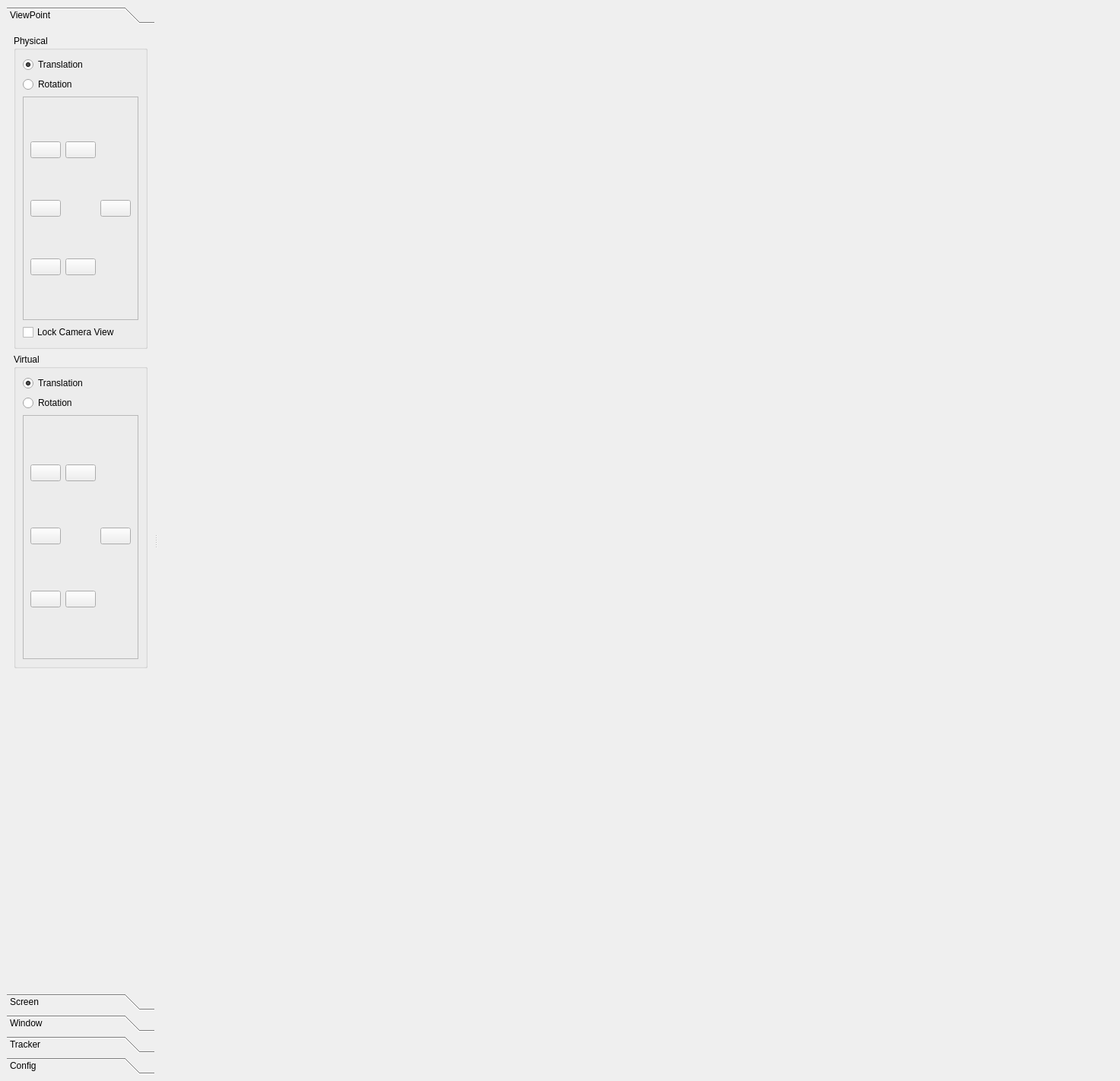
<?xml version="1.0" encoding="UTF-8"?>
<ui version="4.0">
 <class>raaOctaveToolInterfaceQt</class>
 <widget class="QMainWindow" name="raaOctaveToolInterfaceQt">
  <property name="geometry">
   <rect>
    <x>0</x>
    <y>0</y>
    <width>1473</width>
    <height>1422</height>
   </rect>
  </property>
  <property name="windowTitle">
   <string>MainWindow</string>
  </property>
  <widget class="QWidget" name="centralwidget">
   <layout class="QHBoxLayout" name="horizontalLayout">
    <item>
     <widget class="QSplitter" name="splitter">
      <property name="orientation">
       <enum>Qt::Horizontal</enum>
      </property>
      <widget class="QToolBox" name="toolBox">
       <property name="sizePolicy">
        <sizepolicy hsizetype="MinimumExpanding" vsizetype="Expanding">
         <horstretch>0</horstretch>
         <verstretch>0</verstretch>
        </sizepolicy>
       </property>
       <property name="minimumSize">
        <size>
         <width>0</width>
         <height>0</height>
        </size>
       </property>
       <property name="currentIndex">
        <number>0</number>
       </property>
       <widget class="QWidget" name="page">
        <property name="geometry">
         <rect>
          <x>0</x>
          <y>0</y>
          <width>282</width>
          <height>1187</height>
         </rect>
        </property>
        <attribute name="label">
         <string>ViewPoint</string>
        </attribute>
        <layout class="QVBoxLayout" name="verticalLayout">
         <item>
          <widget class="QGroupBox" name="groupBox">
           <property name="sizePolicy">
            <sizepolicy hsizetype="MinimumExpanding" vsizetype="MinimumExpanding">
             <horstretch>0</horstretch>
             <verstretch>0</verstretch>
            </sizepolicy>
           </property>
           <property name="title">
            <string>Physical</string>
           </property>
           <layout class="QVBoxLayout" name="verticalLayout_3">
            <item>
             <widget class="QRadioButton" name="physical_translation_radio">
              <property name="text">
               <string>Translation</string>
              </property>
              <property name="checkable">
               <bool>true</bool>
              </property>
              <property name="checked">
               <bool>true</bool>
              </property>
             </widget>
            </item>
            <item>
             <widget class="QRadioButton" name="physical_rotation_radio">
              <property name="text">
               <string>Rotation</string>
              </property>
             </widget>
            </item>
            <item>
             <widget class="QFrame" name="frame">
              <property name="sizePolicy">
               <sizepolicy hsizetype="MinimumExpanding" vsizetype="MinimumExpanding">
                <horstretch>0</horstretch>
                <verstretch>0</verstretch>
               </sizepolicy>
              </property>
              <property name="frameShape">
               <enum>QFrame::StyledPanel</enum>
              </property>
              <property name="frameShadow">
               <enum>QFrame::Raised</enum>
              </property>
              <layout class="QGridLayout" name="gridLayout">
               <item row="0" column="0">
                <widget class="QPushButton" name="physical_zup_button">
                 <property name="sizePolicy">
                  <sizepolicy hsizetype="Fixed" vsizetype="Fixed">
                   <horstretch>0</horstretch>
                   <verstretch>0</verstretch>
                  </sizepolicy>
                 </property>
                 <property name="text">
                  <string/>
                 </property>
                </widget>
               </item>
               <item row="0" column="1">
                <widget class="QPushButton" name="physical_yup_button">
                 <property name="sizePolicy">
                  <sizepolicy hsizetype="Fixed" vsizetype="Fixed">
                   <horstretch>0</horstretch>
                   <verstretch>0</verstretch>
                  </sizepolicy>
                 </property>
                 <property name="text">
                  <string/>
                 </property>
                </widget>
               </item>
               <item row="1" column="0">
                <widget class="QPushButton" name="physical_xdown_button">
                 <property name="sizePolicy">
                  <sizepolicy hsizetype="Fixed" vsizetype="Fixed">
                   <horstretch>0</horstretch>
                   <verstretch>0</verstretch>
                  </sizepolicy>
                 </property>
                 <property name="text">
                  <string/>
                 </property>
                </widget>
               </item>
               <item row="1" column="2">
                <widget class="QPushButton" name="physical_xup_button">
                 <property name="sizePolicy">
                  <sizepolicy hsizetype="Fixed" vsizetype="Fixed">
                   <horstretch>0</horstretch>
                   <verstretch>0</verstretch>
                  </sizepolicy>
                 </property>
                 <property name="text">
                  <string/>
                 </property>
                </widget>
               </item>
               <item row="2" column="0">
                <widget class="QPushButton" name="physical_zdown_button">
                 <property name="sizePolicy">
                  <sizepolicy hsizetype="Fixed" vsizetype="Fixed">
                   <horstretch>0</horstretch>
                   <verstretch>0</verstretch>
                  </sizepolicy>
                 </property>
                 <property name="text">
                  <string/>
                 </property>
                </widget>
               </item>
               <item row="2" column="1">
                <widget class="QPushButton" name="physical_ydown_button">
                 <property name="sizePolicy">
                  <sizepolicy hsizetype="Fixed" vsizetype="Fixed">
                   <horstretch>0</horstretch>
                   <verstretch>0</verstretch>
                  </sizepolicy>
                 </property>
                 <property name="text">
                  <string/>
                 </property>
                </widget>
               </item>
              </layout>
             </widget>
            </item>
            <item>
             <widget class="QCheckBox" name="phy_lock_camera_check">
              <property name="text">
               <string>Lock Camera View</string>
              </property>
             </widget>
            </item>
           </layout>
          </widget>
         </item>
         <item>
          <widget class="QGroupBox" name="groupBox_2">
           <property name="sizePolicy">
            <sizepolicy hsizetype="MinimumExpanding" vsizetype="MinimumExpanding">
             <horstretch>0</horstretch>
             <verstretch>0</verstretch>
            </sizepolicy>
           </property>
           <property name="title">
            <string>Virtual</string>
           </property>
           <layout class="QVBoxLayout" name="verticalLayout_2">
            <item>
             <widget class="QRadioButton" name="virtual_translation_radio">
              <property name="text">
               <string>Translation</string>
              </property>
              <property name="checked">
               <bool>true</bool>
              </property>
             </widget>
            </item>
            <item>
             <widget class="QRadioButton" name="virtual_rotation_radio">
              <property name="text">
               <string>Rotation</string>
              </property>
             </widget>
            </item>
            <item>
             <widget class="QFrame" name="frame_2">
              <property name="sizePolicy">
               <sizepolicy hsizetype="MinimumExpanding" vsizetype="MinimumExpanding">
                <horstretch>0</horstretch>
                <verstretch>0</verstretch>
               </sizepolicy>
              </property>
              <property name="frameShape">
               <enum>QFrame::StyledPanel</enum>
              </property>
              <property name="frameShadow">
               <enum>QFrame::Raised</enum>
              </property>
              <layout class="QGridLayout" name="gridLayout_2">
               <item row="0" column="0">
                <widget class="QPushButton" name="virtual_zup_button">
                 <property name="sizePolicy">
                  <sizepolicy hsizetype="Fixed" vsizetype="Fixed">
                   <horstretch>0</horstretch>
                   <verstretch>0</verstretch>
                  </sizepolicy>
                 </property>
                 <property name="text">
                  <string/>
                 </property>
                </widget>
               </item>
               <item row="0" column="1">
                <widget class="QPushButton" name="virtual_yup_button">
                 <property name="sizePolicy">
                  <sizepolicy hsizetype="Fixed" vsizetype="Fixed">
                   <horstretch>0</horstretch>
                   <verstretch>0</verstretch>
                  </sizepolicy>
                 </property>
                 <property name="text">
                  <string/>
                 </property>
                </widget>
               </item>
               <item row="1" column="0">
                <widget class="QPushButton" name="virtual_xdown_button">
                 <property name="sizePolicy">
                  <sizepolicy hsizetype="Fixed" vsizetype="Fixed">
                   <horstretch>0</horstretch>
                   <verstretch>0</verstretch>
                  </sizepolicy>
                 </property>
                 <property name="text">
                  <string/>
                 </property>
                </widget>
               </item>
               <item row="1" column="2">
                <widget class="QPushButton" name="virtual_xup_button">
                 <property name="sizePolicy">
                  <sizepolicy hsizetype="Fixed" vsizetype="Fixed">
                   <horstretch>0</horstretch>
                   <verstretch>0</verstretch>
                  </sizepolicy>
                 </property>
                 <property name="text">
                  <string/>
                 </property>
                </widget>
               </item>
               <item row="2" column="0">
                <widget class="QPushButton" name="virtual_zdown_button">
                 <property name="sizePolicy">
                  <sizepolicy hsizetype="Fixed" vsizetype="Fixed">
                   <horstretch>0</horstretch>
                   <verstretch>0</verstretch>
                  </sizepolicy>
                 </property>
                 <property name="text">
                  <string/>
                 </property>
                </widget>
               </item>
               <item row="2" column="1">
                <widget class="QPushButton" name="virtual_ydown_button">
                 <property name="sizePolicy">
                  <sizepolicy hsizetype="Fixed" vsizetype="Fixed">
                   <horstretch>0</horstretch>
                   <verstretch>0</verstretch>
                  </sizepolicy>
                 </property>
                 <property name="text">
                  <string/>
                 </property>
                </widget>
               </item>
              </layout>
             </widget>
            </item>
           </layout>
          </widget>
         </item>
         <item>
          <spacer name="verticalSpacer">
           <property name="orientation">
            <enum>Qt::Vertical</enum>
           </property>
           <property name="sizeHint" stdset="0">
            <size>
             <width>20</width>
             <height>323</height>
            </size>
           </property>
          </spacer>
         </item>
        </layout>
       </widget>
       <widget class="QWidget" name="page_2">
        <property name="geometry">
         <rect>
          <x>0</x>
          <y>0</y>
          <width>327</width>
          <height>1157</height>
         </rect>
        </property>
        <attribute name="label">
         <string>Screen</string>
        </attribute>
        <layout class="QGridLayout" name="gridLayout_4">
         <item row="0" column="0" colspan="2">
          <widget class="QPushButton" name="screen_updtae_button">
           <property name="text">
            <string>Update</string>
           </property>
          </widget>
         </item>
         <item row="0" column="2">
          <widget class="QCheckBox" name="screen_continual_update_check">
           <property name="text">
            <string>Continual</string>
           </property>
           <property name="checked">
            <bool>true</bool>
           </property>
          </widget>
         </item>
         <item row="1" column="0">
          <widget class="QComboBox" name="screen_combo"/>
         </item>
         <item row="2" column="0" colspan="2">
          <widget class="QGroupBox" name="groupBox_5">
           <property name="title">
            <string>Top Left</string>
           </property>
           <layout class="QVBoxLayout" name="verticalLayout_6">
            <item>
             <widget class="QDoubleSpinBox" name="screen_tl_x_spin">
              <property name="accelerated">
               <bool>true</bool>
              </property>
              <property name="minimum">
               <double>-100.000000000000000</double>
              </property>
              <property name="maximum">
               <double>100.000000000000000</double>
              </property>
              <property name="singleStep">
               <double>0.010000000000000</double>
              </property>
             </widget>
            </item>
            <item>
             <widget class="QDoubleSpinBox" name="screen_tl_y_spin">
              <property name="accelerated">
               <bool>true</bool>
              </property>
              <property name="minimum">
               <double>-100.000000000000000</double>
              </property>
              <property name="maximum">
               <double>100.000000000000000</double>
              </property>
              <property name="singleStep">
               <double>0.010000000000000</double>
              </property>
             </widget>
            </item>
            <item>
             <widget class="QDoubleSpinBox" name="screen_tl_z_spin">
              <property name="accelerated">
               <bool>true</bool>
              </property>
              <property name="minimum">
               <double>-100.000000000000000</double>
              </property>
              <property name="maximum">
               <double>100.000000000000000</double>
              </property>
              <property name="singleStep">
               <double>0.010000000000000</double>
              </property>
             </widget>
            </item>
           </layout>
          </widget>
         </item>
         <item row="2" column="2">
          <widget class="QGroupBox" name="groupBox_6">
           <property name="title">
            <string>Top Right</string>
           </property>
           <layout class="QVBoxLayout" name="verticalLayout_7">
            <item>
             <widget class="QDoubleSpinBox" name="screen_tr_x_spin">
              <property name="accelerated">
               <bool>true</bool>
              </property>
              <property name="minimum">
               <double>-100.000000000000000</double>
              </property>
              <property name="maximum">
               <double>100.000000000000000</double>
              </property>
              <property name="singleStep">
               <double>0.010000000000000</double>
              </property>
             </widget>
            </item>
            <item>
             <widget class="QDoubleSpinBox" name="screen_tr_y_spin">
              <property name="accelerated">
               <bool>true</bool>
              </property>
              <property name="minimum">
               <double>-100.000000000000000</double>
              </property>
              <property name="maximum">
               <double>100.000000000000000</double>
              </property>
              <property name="singleStep">
               <double>0.010000000000000</double>
              </property>
             </widget>
            </item>
            <item>
             <widget class="QDoubleSpinBox" name="screen_tr_z_spin">
              <property name="accelerated">
               <bool>true</bool>
              </property>
              <property name="minimum">
               <double>-100.000000000000000</double>
              </property>
              <property name="maximum">
               <double>100.000000000000000</double>
              </property>
              <property name="singleStep">
               <double>0.010000000000000</double>
              </property>
             </widget>
            </item>
           </layout>
          </widget>
         </item>
         <item row="3" column="0" colspan="2">
          <widget class="QGroupBox" name="groupBox_3">
           <property name="title">
            <string>Bottom Left</string>
           </property>
           <layout class="QVBoxLayout" name="verticalLayout_4">
            <item>
             <widget class="QDoubleSpinBox" name="screen_bl_x_spin">
              <property name="accelerated">
               <bool>true</bool>
              </property>
              <property name="minimum">
               <double>-100.000000000000000</double>
              </property>
              <property name="maximum">
               <double>100.000000000000000</double>
              </property>
              <property name="singleStep">
               <double>0.010000000000000</double>
              </property>
             </widget>
            </item>
            <item>
             <widget class="QDoubleSpinBox" name="screen_bl_y_spin">
              <property name="accelerated">
               <bool>true</bool>
              </property>
              <property name="minimum">
               <double>-100.000000000000000</double>
              </property>
              <property name="maximum">
               <double>100.000000000000000</double>
              </property>
              <property name="singleStep">
               <double>0.010000000000000</double>
              </property>
             </widget>
            </item>
            <item>
             <widget class="QDoubleSpinBox" name="screen_bl_z_spin">
              <property name="accelerated">
               <bool>true</bool>
              </property>
              <property name="minimum">
               <double>-100.000000000000000</double>
              </property>
              <property name="maximum">
               <double>100.000000000000000</double>
              </property>
              <property name="singleStep">
               <double>0.010000000000000</double>
              </property>
             </widget>
            </item>
           </layout>
          </widget>
         </item>
         <item row="3" column="2">
          <widget class="QGroupBox" name="groupBox_4">
           <property name="title">
            <string>Bottom Right</string>
           </property>
           <layout class="QVBoxLayout" name="verticalLayout_5">
            <item>
             <widget class="QDoubleSpinBox" name="screen_br_x_spin">
              <property name="accelerated">
               <bool>true</bool>
              </property>
              <property name="minimum">
               <double>-100.000000000000000</double>
              </property>
              <property name="maximum">
               <double>100.000000000000000</double>
              </property>
              <property name="singleStep">
               <double>0.010000000000000</double>
              </property>
             </widget>
            </item>
            <item>
             <widget class="QDoubleSpinBox" name="screen_br_y_spin">
              <property name="accelerated">
               <bool>true</bool>
              </property>
              <property name="minimum">
               <double>-100.000000000000000</double>
              </property>
              <property name="maximum">
               <double>100.000000000000000</double>
              </property>
              <property name="singleStep">
               <double>0.010000000000000</double>
              </property>
             </widget>
            </item>
            <item>
             <widget class="QDoubleSpinBox" name="screen_br_z_spin">
              <property name="accelerated">
               <bool>true</bool>
              </property>
              <property name="minimum">
               <double>-100.000000000000000</double>
              </property>
              <property name="maximum">
               <double>100.000000000000000</double>
              </property>
              <property name="singleStep">
               <double>0.010000000000000</double>
              </property>
             </widget>
            </item>
           </layout>
          </widget>
         </item>
         <item row="4" column="2">
          <widget class="QGroupBox" name="groupBox_8">
           <property name="title">
            <string>Far</string>
           </property>
           <layout class="QVBoxLayout" name="verticalLayout_9">
            <item>
             <widget class="QDoubleSpinBox" name="screen_far_spin">
              <property name="accelerated">
               <bool>true</bool>
              </property>
              <property name="maximum">
               <double>10000.000000000000000</double>
              </property>
             </widget>
            </item>
           </layout>
          </widget>
         </item>
         <item row="5" column="2">
          <widget class="QGroupBox" name="groupBox_7">
           <property name="title">
            <string>Near</string>
           </property>
           <layout class="QVBoxLayout" name="verticalLayout_8">
            <item>
             <widget class="QDoubleSpinBox" name="screen_near_spin">
              <property name="maximum">
               <double>1000.000000000000000</double>
              </property>
              <property name="singleStep">
               <double>0.100000000000000</double>
              </property>
             </widget>
            </item>
           </layout>
          </widget>
         </item>
         <item row="6" column="2">
          <widget class="QGroupBox" name="groupBox_9">
           <property name="title">
            <string>Image Rotation</string>
           </property>
           <layout class="QVBoxLayout" name="verticalLayout_11">
            <item>
             <widget class="QDoubleSpinBox" name="screen_image_rot_spin">
              <property name="minimum">
               <double>-180.000000000000000</double>
              </property>
              <property name="maximum">
               <double>180.000000000000000</double>
              </property>
              <property name="singleStep">
               <double>0.100000000000000</double>
              </property>
             </widget>
            </item>
           </layout>
          </widget>
         </item>
         <item row="7" column="0" colspan="3">
          <widget class="QGroupBox" name="groupBox_19">
           <property name="title">
            <string>Add Screen</string>
           </property>
           <layout class="QVBoxLayout" name="verticalLayout_16">
            <item>
             <widget class="QLineEdit" name="screen_add_edit"/>
            </item>
            <item>
             <widget class="QPushButton" name="screen_add_button">
              <property name="text">
               <string>Add</string>
              </property>
             </widget>
            </item>
           </layout>
          </widget>
         </item>
         <item row="8" column="1">
          <spacer name="verticalSpacer_3">
           <property name="orientation">
            <enum>Qt::Vertical</enum>
           </property>
           <property name="sizeHint" stdset="0">
            <size>
             <width>20</width>
             <height>265</height>
            </size>
           </property>
          </spacer>
         </item>
         <item row="4" column="0" rowspan="3" colspan="2">
          <widget class="QGroupBox" name="groupBox_10">
           <property name="title">
            <string>Image Flip</string>
           </property>
           <layout class="QVBoxLayout" name="verticalLayout_10">
            <item>
             <widget class="QCheckBox" name="screen_x_flip_check">
              <property name="text">
               <string>X</string>
              </property>
             </widget>
            </item>
            <item>
             <widget class="QCheckBox" name="screen_y_flip_check">
              <property name="text">
               <string>Y</string>
              </property>
             </widget>
            </item>
            <item>
             <widget class="QCheckBox" name="screen_z_flip_check">
              <property name="text">
               <string>Z</string>
              </property>
             </widget>
            </item>
           </layout>
          </widget>
         </item>
        </layout>
       </widget>
       <widget class="QWidget" name="page_5">
        <property name="geometry">
         <rect>
          <x>0</x>
          <y>0</y>
          <width>283</width>
          <height>1187</height>
         </rect>
        </property>
        <attribute name="label">
         <string>Window</string>
        </attribute>
        <layout class="QFormLayout" name="formLayout_2">
         <item row="0" column="0" colspan="2">
          <widget class="QComboBox" name="window_combo"/>
         </item>
         <item row="1" column="0">
          <widget class="QPushButton" name="window_update_button">
           <property name="text">
            <string>Update</string>
           </property>
          </widget>
         </item>
         <item row="1" column="1">
          <widget class="QCheckBox" name="window_continual_check">
           <property name="text">
            <string>Continual</string>
           </property>
           <property name="checked">
            <bool>true</bool>
           </property>
          </widget>
         </item>
         <item row="2" column="0" colspan="2">
          <widget class="QGroupBox" name="groupBox_11">
           <property name="title">
            <string>Position (x, y)</string>
           </property>
           <layout class="QHBoxLayout" name="horizontalLayout_2">
            <item>
             <widget class="QSpinBox" name="window_pos_x_spin">
              <property name="minimum">
               <number>-5000</number>
              </property>
              <property name="maximum">
               <number>5000</number>
              </property>
             </widget>
            </item>
            <item>
             <widget class="QSpinBox" name="window_pos_y_spin">
              <property name="minimum">
               <number>-5000</number>
              </property>
              <property name="maximum">
               <number>5000</number>
              </property>
             </widget>
            </item>
           </layout>
          </widget>
         </item>
         <item row="3" column="0" colspan="2">
          <widget class="QGroupBox" name="groupBox_12">
           <property name="title">
            <string>Dim (width, height)</string>
           </property>
           <layout class="QHBoxLayout" name="horizontalLayout_3">
            <item>
             <widget class="QSpinBox" name="window_width_spin">
              <property name="maximum">
               <number>10000</number>
              </property>
              <property name="value">
               <number>200</number>
              </property>
             </widget>
            </item>
            <item>
             <widget class="QSpinBox" name="window_height_spin">
              <property name="maximum">
               <number>10000</number>
              </property>
              <property name="value">
               <number>200</number>
              </property>
             </widget>
            </item>
           </layout>
          </widget>
         </item>
        </layout>
       </widget>
       <widget class="QWidget" name="page_6">
        <property name="geometry">
         <rect>
          <x>0</x>
          <y>0</y>
          <width>417</width>
          <height>1157</height>
         </rect>
        </property>
        <attribute name="label">
         <string>Tracker</string>
        </attribute>
        <layout class="QGridLayout" name="gridLayout_3">
         <item row="0" column="0">
          <widget class="QPushButton" name="tracker_update_button">
           <property name="text">
            <string>Update</string>
           </property>
          </widget>
         </item>
         <item row="0" column="1">
          <widget class="QCheckBox" name="tracker_update_check">
           <property name="text">
            <string>Continual</string>
           </property>
           <property name="checked">
            <bool>true</bool>
           </property>
          </widget>
         </item>
         <item row="1" column="0">
          <widget class="QComboBox" name="tracker_combo"/>
         </item>
         <item row="2" column="0" colspan="2">
          <widget class="QGroupBox" name="groupBox_14">
           <property name="title">
            <string>Origin</string>
           </property>
           <layout class="QVBoxLayout" name="verticalLayout_15">
            <item>
             <widget class="QGroupBox" name="groupBox_15">
              <property name="title">
               <string>Position</string>
              </property>
              <layout class="QHBoxLayout" name="horizontalLayout_4">
               <item>
                <widget class="QDoubleSpinBox" name="tracker_position_x_spin">
                 <property name="accelerated">
                  <bool>true</bool>
                 </property>
                 <property name="minimum">
                  <double>-1000.000000000000000</double>
                 </property>
                 <property name="maximum">
                  <double>1000.000000000000000</double>
                 </property>
                 <property name="singleStep">
                  <double>0.100000000000000</double>
                 </property>
                </widget>
               </item>
               <item>
                <widget class="QDoubleSpinBox" name="tracker_position_y_spin">
                 <property name="accelerated">
                  <bool>true</bool>
                 </property>
                 <property name="minimum">
                  <double>-1000.000000000000000</double>
                 </property>
                 <property name="maximum">
                  <double>1000.000000000000000</double>
                 </property>
                 <property name="singleStep">
                  <double>0.100000000000000</double>
                 </property>
                </widget>
               </item>
               <item>
                <widget class="QDoubleSpinBox" name="tracker_position_z_spin">
                 <property name="accelerated">
                  <bool>true</bool>
                 </property>
                 <property name="minimum">
                  <double>-1000.000000000000000</double>
                 </property>
                 <property name="maximum">
                  <double>1000.000000000000000</double>
                 </property>
                 <property name="singleStep">
                  <double>0.100000000000000</double>
                 </property>
                </widget>
               </item>
              </layout>
             </widget>
            </item>
            <item>
             <widget class="QGroupBox" name="groupBox_16">
              <property name="title">
               <string>Direction</string>
              </property>
              <layout class="QHBoxLayout" name="horizontalLayout_5">
               <item>
                <widget class="QDoubleSpinBox" name="tracker_direction_x_spin">
                 <property name="accelerated">
                  <bool>true</bool>
                 </property>
                 <property name="minimum">
                  <double>-1.000000000000000</double>
                 </property>
                 <property name="maximum">
                  <double>1.000000000000000</double>
                 </property>
                 <property name="singleStep">
                  <double>0.010000000000000</double>
                 </property>
                </widget>
               </item>
               <item>
                <widget class="QDoubleSpinBox" name="tracker_direction_y_spin">
                 <property name="accelerated">
                  <bool>true</bool>
                 </property>
                 <property name="minimum">
                  <double>-1.000000000000000</double>
                 </property>
                 <property name="maximum">
                  <double>1.000000000000000</double>
                 </property>
                 <property name="singleStep">
                  <double>0.010000000000000</double>
                 </property>
                </widget>
               </item>
               <item>
                <widget class="QDoubleSpinBox" name="tracker_direction_z_spin">
                 <property name="accelerated">
                  <bool>true</bool>
                 </property>
                 <property name="minimum">
                  <double>-1.000000000000000</double>
                 </property>
                 <property name="maximum">
                  <double>1.000000000000000</double>
                 </property>
                 <property name="singleStep">
                  <double>0.010000000000000</double>
                 </property>
                </widget>
               </item>
              </layout>
             </widget>
            </item>
            <item>
             <widget class="QGroupBox" name="groupBox_17">
              <property name="title">
               <string>Up</string>
              </property>
              <layout class="QHBoxLayout" name="horizontalLayout_6">
               <item>
                <widget class="QDoubleSpinBox" name="tracker_up_x_spin">
                 <property name="accelerated">
                  <bool>true</bool>
                 </property>
                 <property name="minimum">
                  <double>-1000.000000000000000</double>
                 </property>
                 <property name="maximum">
                  <double>1000.000000000000000</double>
                 </property>
                 <property name="singleStep">
                  <double>0.100000000000000</double>
                 </property>
                </widget>
               </item>
               <item>
                <widget class="QDoubleSpinBox" name="tracker_up_y_spin">
                 <property name="accelerated">
                  <bool>true</bool>
                 </property>
                 <property name="minimum">
                  <double>-1000.000000000000000</double>
                 </property>
                 <property name="maximum">
                  <double>1000.000000000000000</double>
                 </property>
                 <property name="singleStep">
                  <double>0.100000000000000</double>
                 </property>
                </widget>
               </item>
               <item>
                <widget class="QDoubleSpinBox" name="tracker_up_z_spin">
                 <property name="accelerated">
                  <bool>true</bool>
                 </property>
                 <property name="minimum">
                  <double>-1000.000000000000000</double>
                 </property>
                 <property name="maximum">
                  <double>1000.000000000000000</double>
                 </property>
                 <property name="singleStep">
                  <double>0.100000000000000</double>
                 </property>
                </widget>
               </item>
              </layout>
             </widget>
            </item>
            <item>
             <widget class="QGroupBox" name="groupBox_18">
              <property name="title">
               <string>Right</string>
              </property>
              <layout class="QHBoxLayout" name="horizontalLayout_7">
               <item>
                <widget class="QLabel" name="tracker_right_x_label">
                 <property name="text">
                  <string>0.00</string>
                 </property>
                </widget>
               </item>
               <item>
                <widget class="QLabel" name="tracker_right_y_label">
                 <property name="text">
                  <string>0.00</string>
                 </property>
                </widget>
               </item>
               <item>
                <widget class="QLabel" name="tracker_right_z_label">
                 <property name="text">
                  <string>0.00</string>
                 </property>
                </widget>
               </item>
              </layout>
             </widget>
            </item>
           </layout>
          </widget>
         </item>
         <item row="3" column="0" colspan="2">
          <widget class="QGroupBox" name="groupBox_13">
           <property name="title">
            <string>Sensors</string>
           </property>
           <layout class="QVBoxLayout" name="verticalLayout_14">
            <item>
             <widget class="QSpinBox" name="tracker_sensor_spin">
              <property name="maximum">
               <number>31</number>
              </property>
             </widget>
            </item>
            <item>
             <widget class="QCheckBox" name="trackr_sensor_show_check">
              <property name="text">
               <string>Show</string>
              </property>
             </widget>
            </item>
            <item>
             <widget class="QCheckBox" name="tracker_sensor_eye_tracker_check">
              <property name="text">
               <string>Eye Tracker</string>
              </property>
             </widget>
            </item>
           </layout>
          </widget>
         </item>
         <item row="4" column="0">
          <spacer name="verticalSpacer_2">
           <property name="orientation">
            <enum>Qt::Vertical</enum>
           </property>
           <property name="sizeHint" stdset="0">
            <size>
             <width>20</width>
             <height>193</height>
            </size>
           </property>
          </spacer>
         </item>
        </layout>
       </widget>
       <widget class="QWidget" name="page_7">
        <attribute name="label">
         <string>Config</string>
        </attribute>
        <layout class="QFormLayout" name="formLayout">
         <item row="1" column="0">
          <widget class="QGroupBox" name="groupBox_20">
           <property name="title">
            <string>Save Current Config</string>
           </property>
           <layout class="QVBoxLayout" name="verticalLayout_17">
            <item>
             <widget class="QLineEdit" name="config_name_edit"/>
            </item>
            <item>
             <widget class="QPushButton" name="config_save_button">
              <property name="text">
               <string>Save</string>
              </property>
             </widget>
            </item>
           </layout>
          </widget>
         </item>
         <item row="0" column="0">
          <widget class="QListWidget" name="config_list_widget"/>
         </item>
        </layout>
       </widget>
      </widget>
      <widget class="QStackedWidget" name="stackedWidget">
       <property name="sizePolicy">
        <sizepolicy hsizetype="Expanding" vsizetype="Expanding">
         <horstretch>2</horstretch>
         <verstretch>0</verstretch>
        </sizepolicy>
       </property>
       <property name="currentIndex">
        <number>0</number>
       </property>
       <widget class="QWidget" name="page_3">
        <layout class="QVBoxLayout" name="verticalLayout_12">
         <item>
          <widget class="raaQTOSGWidget" name="gl_widget" native="true">
           <property name="sizePolicy">
            <sizepolicy hsizetype="Expanding" vsizetype="Expanding">
             <horstretch>0</horstretch>
             <verstretch>0</verstretch>
            </sizepolicy>
           </property>
          </widget>
         </item>
        </layout>
       </widget>
       <widget class="QWidget" name="page_4">
        <layout class="QVBoxLayout" name="verticalLayout_13">
         <item>
          <widget class="QGraphicsView" name="graphicsView"/>
         </item>
        </layout>
       </widget>
      </widget>
     </widget>
    </item>
   </layout>
  </widget>
 </widget>
 <customwidgets>
  <customwidget>
   <class>raaQTOSGWidget</class>
   <extends>QWidget</extends>
   <header location="global">raaQTOSGWidget/raaQTOSGWidget.h</header>
   <container>1</container>
  </customwidget>
 </customwidgets>
 <resources/>
 <connections/>
</ui>
